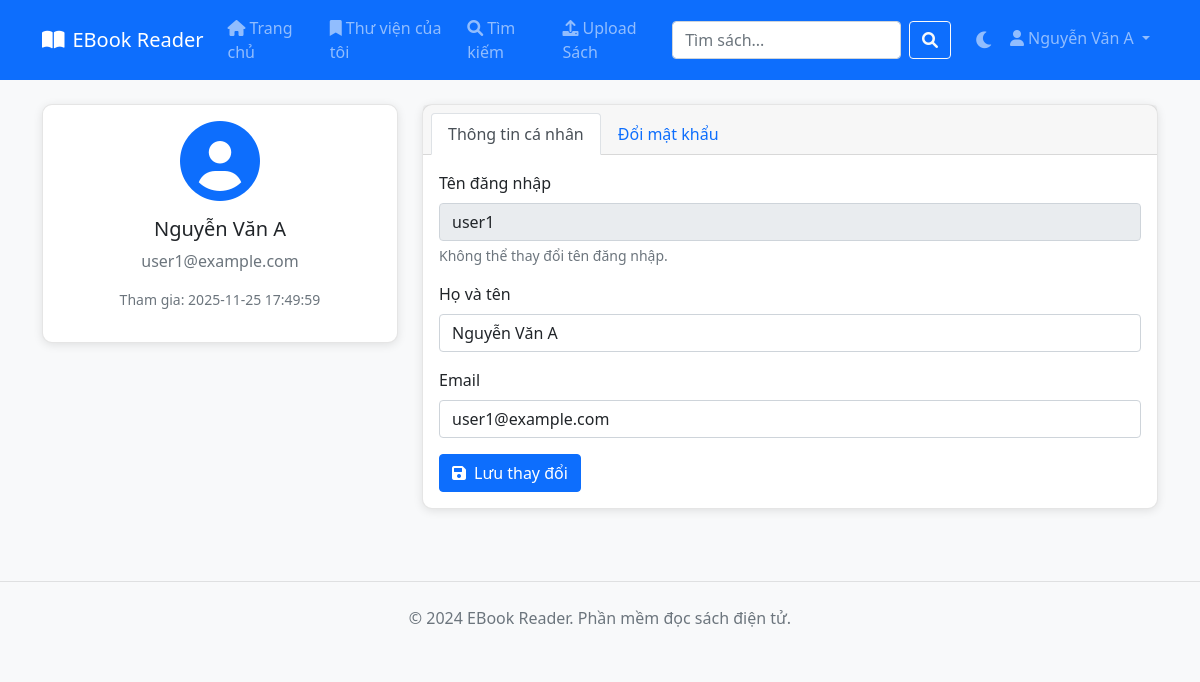
Screenshot of /profile (signed in) with the database file from the repository.
### tables this page shows
CREATE TABLE users (
                    user_id INTEGER PRIMARY KEY AUTOINCREMENT,
                    username TEXT UNIQUE NOT NULL,
                    email TEXT UNIQUE NOT NULL,
                    password_hash TEXT NOT NULL,
                    full_name TEXT,
                    created_at TIMESTAMP DEFAULT CURRENT_TIMESTAMP
                );

### app/views.py (the view, shortened to what this page needs)
@main_bp.route('/profile', methods=['GET', 'POST'])
def profile():
    if 'user_id' not in session:
        return redirect(url_for('main.login'))
    user_id = session['user_id']
    user = user_service.get_user_info(user_id)
    return render_template('profile.html', user=user)

### app/models.py (called while the page is built)
    def get_connection(self):
        conn = sqlite3.connect(self.db_path, timeout=Config.DATABASE_TIMEOUT)
        conn.row_factory = sqlite3.Row
        return conn

    def get_user_by_id(self, user_id):
        conn = self.db.get_connection()
        try:
            user = conn.execute(
                'SELECT * FROM users WHERE user_id = ?',
                (user_id,)
            ).fetchone()
            return user
        finally:
            conn.close()

### app/services.py (called while the page is built)
    def get_user_info(self, user_id):
        try:
            user = self.user_model.get_user_by_id(user_id)
            if user:
                return user
            return None
        except Exception:
            return None

### app/views.py (called while the page is built)
@main_bp.context_processor
def inject_user():
    return {
        'current_user': {
            'id': session.get('user_id'),
            'username': session.get('username'),
            'full_name': session.get('full_name'),
            'is_authenticated': 'user_id' in session
        }
    }

### templates/profile.html (shortened to what this page needs)
{% extends "base.html" %}
{% block content %}
<div class="container mt-4">
    <div class="row">
        <div class="col-md-4">
            <div class="card mb-4">
                <div class="card-body text-center">
                    <div class="mb-3">
                        <i class="fas fa-user-circle fa-5x text-primary"></i>
                    </div>
                    <h5 class="card-title">{{ user.full_name or user.username }}</h5>
                    <p class="text-muted">{{ user.email }}</p>
                    <p class="text-muted small">Tham gia: {{ user.created_at }}</p>
                </div>
            </div>
        </div>
        <div class="col-md-8">
            <div class="card mb-4">
                <div class="card-header">
                    <ul class="nav nav-tabs card-header-tabs" id="profileTabs" role="tablist">
                        <li class="nav-item" role="presentation">
                            <button class="nav-link active" id="info-tab" data-bs-toggle="tab" data-bs-target="#info" type="button" role="tab">Thông tin cá nhân</button>
                        </li>
                        <li class="nav-item" role="presentation">
                            <button class="nav-link" id="password-tab" data-bs-toggle="tab" data-bs-target="#password" type="button" role="tab">Đổi mật khẩu</button>
                        </li>
                    </ul>
                </div>
                <div class="card-body">
                    <div class="tab-content" id="profileTabsContent">
                        <div class="tab-pane fade show active" id="info" role="tabpanel">
                            <form method="POST">
                                <div class="mb-3">
                                    <label class="form-label">Tên đăng nhập</label>
                                    <input type="text" class="form-control" value="{{ user.username }}" disabled>
                                    <div class="form-text">Không thể thay đổi tên đăng nhập.</div>
                                </div>
                                <div class="mb-3">
                                    <label for="full_name" class="form-label">Họ và tên</label>
                                    <input type="text" class="form-control" id="full_name" name="full_name" value="{{ user.full_name }}">
                                </div>
                                <div class="mb-3">
                                    <label for="email" class="form-label">Email</label>
                                    <input type="email" class="form-control" id="email" name="email" value="{{ user.email }}" required>
                                </div>
                                <button type="submit" class="btn btn-primary">
                                    <i class="fas fa-save me-2"></i>Lưu thay đổi
                                </button>
                            </form>
                        </div>
                    </div>
                </div>
            </div>
        </div>
    </div>
</div>
{% endblock %}

### templates/base.html (shortened to what this page needs)
<!DOCTYPE html>
<html lang="vi" data-bs-theme="light">
<head>
    <link href="https://cdn.jsdelivr.net/npm/bootstrap@5.1.3/dist/css/bootstrap.min.css" rel="stylesheet">
    <link href="https://cdnjs.cloudflare.com/ajax/libs/font-awesome/6.0.0/css/all.min.css" rel="stylesheet">
</head>
<body>
    <nav class="navbar navbar-expand-lg navbar-dark bg-primary">
        <div class="container">
            <a class="navbar-brand" href="{{ url_for('main.index') }}">
                <i class="fas fa-book-open me-2"></i>EBook Reader
            </a>
            <div class="collapse navbar-collapse" id="navbarNav">
                <ul class="navbar-nav me-auto">
                    <li class="nav-item">
                        <a class="nav-link" href="{{ url_for('main.index') }}">
                            <i class="fas fa-home me-1"></i>Trang chủ
                        </a>
                    </li>
                    <li class="nav-item">
                        <a class="nav-link" href="{{ url_for('main.library') }}">
                            <i class="fas fa-bookmark me-1"></i>Thư viện của tôi
                        </a>
                    </li>
                    <li class="nav-item">
                        <a class="nav-link" href="{{ url_for('main.search') }}">
                            <i class="fas fa-search me-1"></i>Tìm kiếm
                        </a>
                    </li>
                    <li class="nav-item">
                        <a class="nav-link" href="{{ url_for('main.upload_book') }}">
                            <i class="fas fa-upload me-1"></i>Upload Sách
                        </a>
                    </li>
                </ul>
                <form class="d-flex me-3" action="{{ url_for('main.search') }}" method="GET">
                    <input class="form-control me-2" type="search" name="q" placeholder="Tìm sách..." value="{{ request.args.get('q', '') }}">
                    <button class="btn btn-outline-light" type="submit">
                        <i class="fas fa-search"></i>
                    </button>
                </form>
                <ul class="navbar-nav">
                    <li class="nav-item">
                        <span class="nav-link theme-toggle" onclick="toggleTheme()" title="Chuyển giao diện">
                            <i class="fas fa-moon" id="theme-icon"></i>
                        </span>
                    </li>
                    {% if session.user_id %}
                        <li class="nav-item dropdown">
                            <a class="nav-link dropdown-toggle" href="#" role="button" data-bs-toggle="dropdown">
                                <i class="fas fa-user me-1"></i>{{ session.full_name or session.username }}
                            </a>
                        </li>
                    {% endif %}
                </ul>
            </div>
        </div>
    </nav>
    <main>
        {% block content %}{% endblock %}
    </main>
    <footer class="bg-light mt-5 py-4">
        <div class="container text-center">
            <p class="mb-0">&copy; 2024 EBook Reader. Phần mềm đọc sách điện tử.</p>
        </div>
    </footer>
</body>
</html>

### templates/base.html (style rules this page uses)
:root { --bg-primary: #f8f9fa; --bg-secondary: #ffffff; --text-primary: #212529; --text-secondary: #6c757d; --border-color: rgba(0,0,0,0.1); --shadow: 0 2px 10px rgba(0,0,0,0.1); --card-hover-shadow: 0 4px 15px rgba(0,0,0,0.15); }
body { background-color: var(--bg-primary); color: var(--text-primary); font-family: 'Segoe UI', Tahoma, Geneva, Verdana, sans-serif; transition: background-color 0.3s, color 0.3s; }
.card { background-color: var(--bg-secondary); color: var(--text-primary); border: 1px solid var(--border-color); border-radius: 10px; box-shadow: var(--shadow); transition: transform 0.2s, box-shadow 0.2s; }
.theme-toggle { cursor: pointer; font-size: 1.2rem; padding: 0.5rem; border-radius: 50%; transition: background-color 0.3s; }
footer { background-color: var(--bg-secondary) !important; color: var(--text-secondary); border-top: 1px solid var(--border-color); }

### rows the page displays
users: full_name "Nguyễn Văn A", email "user1@example.com", created_at "2025-11-25 17:49:59", username "user1"
